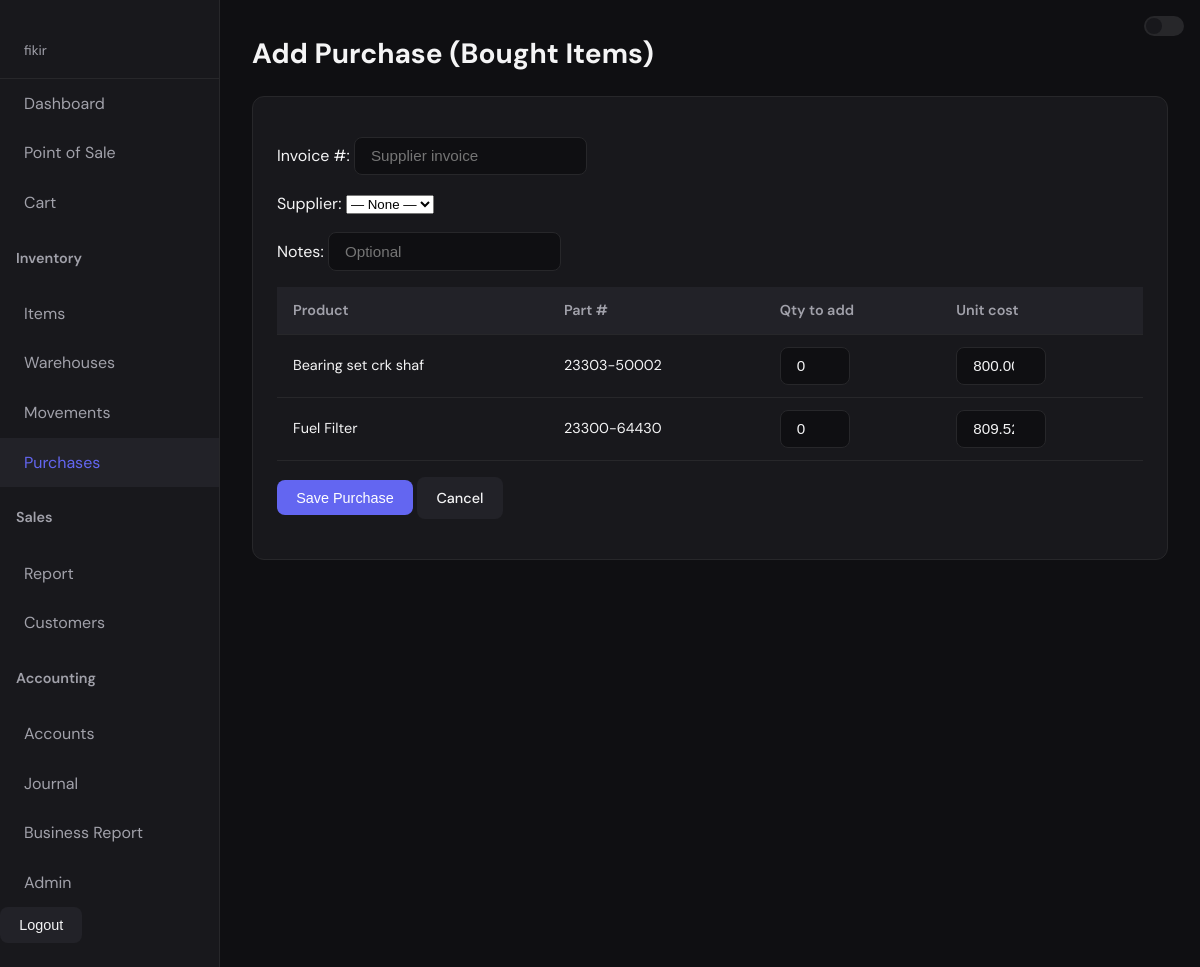
The app's page /inventory/purchases/add/ (signed in) with its own data.
### inventory/models.py (models this page shows, shortened)
class Product(models.Model):
    sku = models.CharField(max_length=50, unique=True, blank=True, help_text="Stock keeping unit")
    part_number = models.CharField(max_length=50, blank=True, help_text="OEM number")
    name = models.CharField(max_length=100)
    brand = models.CharField(max_length=50, blank=True)
    category = models.ForeignKey(Category, on_delete=models.SET_NULL, null=True, blank=True)
    quantity = models.PositiveIntegerField(default=0)
    reorder_level = models.PositiveIntegerField(default=0, help_text="Quantity at which to reorder")
    cost_price = models.FloatField(default=0)
    selling_price = models.FloatField()
    wholesale_price = models.FloatField(default=0)
    location = models.CharField(max_length=150, blank=True, help_text="Physical storage location (shelf, bin)")
    purpose = models.CharField(max_length=150, blank=True, help_text="Part purpose e.g. DIFFERENTIAL PINION")
    vehicle_application = models.TextField(blank=True, help_text="Car/vehicle types this part fits")
    compatibilities = models.ManyToManyField(
        "CarModel",
        blank=True,
        related_name="compatible_products",
        help_text="Vehicle models this part fits"
    )
    LOW_STOCK_THRESHOLD = 5

### inventory/views.py (the view, shortened to what this page needs)
# urls.py: path("purchases/add/", views.purchase_add, name="purchase_add"),
@login_required
def purchase_add(request):
    products = Product.objects.select_related("category").order_by("name")
    suppliers = Supplier.objects.order_by("name")
    return render(request, "inventory/purchase_add.html", {
        "products": products,
        "suppliers": suppliers,
    })

### inventory/templates/inventory/purchase_add.html (shortened to what this page needs)
{% extends "base.html" %}
{% block content %}
<h1>Add Purchase (Bought Items)</h1>
<div class="card">
    <form method="post">
        <p><label>Invoice #: <input type="text" name="invoice_number" placeholder="Supplier invoice"></label></p>
        <p>
            <label>Supplier: <select name="supplier">
                <option value="">— None —</option>
            </select></label>
        </p>
        <p><label>Notes: <input type="text" name="notes" placeholder="Optional"></label></p>
        <table style="margin-top: 1rem;">
            <thead>
                <tr>
                    <th>Product</th>
                    <th>Part #</th>
                    <th>Qty to add</th>
                    <th>Unit cost</th>
                </tr>
            </thead>
            <tbody>
                {% for p in products %}
                <tr>
                    <td>{{ p.name }}</td>
                    <td>{{ p.part_number|default:"—" }}</td>
                    <td><input type="number" name="qty_{{ p.id }}" min="0" value="0" style="width: 70px;"></td>
                    <td><input type="number" name="cost_{{ p.id }}" step="0.01" min="0" value="{{ p.cost_price|floatformat:2 }}" style="width: 90px;"></td>
                </tr>
                {% empty %}
                <tr><td colspan="4">No products. <a href="{% url 'import_inventory' %}">Import inventory</a> first.</td></tr>
                {% endfor %}
            </tbody>
        </table>
        <p style="margin-top: 1rem;">
            <button type="submit" class="btn">Save Purchase</button>
            <a href="{% url 'purchase_list' %}" class="btn btn-secondary">Cancel</a>
        </p>
    </form>
</div>
{% endblock %}

### templates/base.html (shortened to what this page needs)
<!DOCTYPE html>
<html lang="en">
<head>
</head>
<body>
    <div class="theme-switch-container">
        <label class="switch">
            <span class="slider round"></span>
        </label>
    </div>
    <div class="layout">
        {% if user.is_authenticated %}
        <nav>
            <div class="nav-user">{{ user.get_username }}</div>
            <a href="{% url 'dashboard' %}" class="{% if request.resolver_match.url_name == 'dashboard' %}active{% endif %}">Dashboard</a>
            <a href="{% url 'pos' %}" class="{% if request.resolver_match.url_name == 'pos' %}active{% endif %}">Point of Sale</a>
            <a href="{% url 'cart' %}" class="{% if request.resolver_match.url_name == 'cart' %}active{% endif %}">Cart</a>
            <h4 style="margin-left:1rem; color:var(--text-muted); font-weight:600; font-size:0.9rem;">Inventory</h4>
            <a href="{% url 'product_list' %}" class="{% if request.resolver_match.url_name == 'product_list' or request.resolver_match.url_name == 'import_inventory' %}active{% endif %}">Items</a>
            <a href="{% url 'warehouse_list' %}" class="{% if request.resolver_match.url_name == 'warehouse_list' %}active{% endif %}">Warehouses</a>
            <a href="{% url 'stockmovement_list' %}" class="{% if request.resolver_match.url_name == 'stockmovement_list' %}active{% endif %}">Movements</a>
            <a href="{% url 'purchase_list' %}" class="{% if request.resolver_match.url_name == 'purchase_list' or request.resolver_match.url_name == 'purchase_add' %}active{% endif %}">Purchases</a>
            <h4 style="margin-left:1rem; color:var(--text-muted); font-weight:600; font-size:0.9rem;">Sales</h4>
            <a href="{% url 'sales_report' %}" class="{% if request.resolver_match.url_name == 'sales_report' %}active{% endif %}">Report</a>
            <a href="{% url 'customer_list' %}" class="{% if request.resolver_match.url_name == 'customer_list' %}active{% endif %}">Customers</a>
            <h4 style="margin-left:1rem; color:var(--text-muted); font-weight:600; font-size:0.9rem;">Accounting</h4>
            <a href="{% url 'account_list' %}" class="{% if request.resolver_match.url_name == 'account_list' %}active{% endif %}">Accounts</a>
            <a href="{% url 'journalentry_list' %}" class="{% if request.resolver_match.url_name == 'journalentry_list' %}active{% endif %}">Journal</a>
            <a href="{% url 'business_report' %}" class="{% if request.resolver_match.url_name == 'business_report' %}active{% endif %}">Business Report</a>
            {% if user.is_staff %}
            <a href="/admin/">Admin</a>
            {% endif %}
            <form method="post" action="{% url 'logout' %}" style="margin-top:auto;">
                <button type="submit" class="btn btn-secondary">Logout</button>
            </form>
        </nav>
        {% else %}
        <nav>
            <a href="{% url 'login' %}" class="btn btn-secondary" style="margin:1rem;">Login</a>
        </nav>
        {% endif %}
        <main>
            {% block content %}{% endblock %}
        </main>
    </div>
</body>
</html>

### templates/base.html (style rules this page uses)
.theme-switch-container { position: fixed; top: 1rem; right: 1rem; z-index: 1000; }
.switch { position: relative; display: inline-block; width: 40px; height: 20px; }
.slider { position: absolute; cursor: pointer; top: 0; left: 0; right: 0; bottom: 0; background-color: var(--border); transition: .4s; border-radius: 20px; }
.slider:before { position: absolute; content: ""; height: 16px; width: 16px; left: 2px; bottom: 2px; background-color: var(--bg-card); transition: .4s; border-radius: 50%; }
:root { --bg: #0f0f12; --bg-card: #18181c; --bg-hover: #222228; --accent: #6366f1; --accent-hover: #818cf8; --text: #f4f4f5; --text-muted: #a1a1aa; --border: #27272a; --success: #22c55e; --error: #ef4444; }
* { box-sizing: border-box; }
body { font-family: 'DM Sans', sans-serif; background: var(--bg); color: var(--text); margin: 0; min-height: 100vh; line-height: 1.6; }
.layout { display: flex; min-height: 100vh; }
nav { width: 220px; background: var(--bg-card); border-right: 1px solid var(--border); padding: 1.5rem 0; }
nav a { display: block; padding: 0.75rem 1.5rem; color: var(--text-muted); text-decoration: none; transition: all 0.2s; }
nav a:hover, nav a.active { color: var(--accent); background: var(--bg-hover); }
main { flex: 1; padding: 2rem; max-width: 1200px; margin: 0 auto; }
.card { background: var(--bg-card); border: 1px solid var(--border); border-radius: 12px; padding: 1.5rem; margin-bottom: 1.5rem; }
h1, h2 { margin-top: 0; }
h1 { font-size: 1.75rem; }
table { width: 100%; border-collapse: collapse; font-size: 0.9rem; }
th, td { padding: 0.75rem 1rem; text-align: left; border-bottom: 1px solid var(--border); }
th { background: var(--bg-hover); color: var(--text-muted); font-weight: 600; }
.btn { display: inline-block; padding: 0.6rem 1.2rem; background: var(--accent); color: white; border: none; border-radius: 8px; font-size: 0.9rem; font-weight: 500; cursor: pointer; text-decoration: none; transition: background 0.2s; }
.btn-secondary { background: var(--bg-hover); color: var(--text); }
input[type="text"], input[type="number"], input[type="password"], input[type="date"] { padding: 0.6rem 1rem; background: var(--bg); border: 1px solid var(--border); border-radius: 8px; color: var(--text); font-size: 0.95rem; }
.nav-user { padding: 1rem 1.5rem; font-size: 0.85rem; color: var(--text-muted); border-bottom: 1px solid var(--border); }

### records on screen
Product: name "Bearing set crk shaf", part_number "23303-50002", cost_price "800.00"
Product: name "Fuel Filter", part_number "23300-64430", cost_price "809.52"

### other values on screen
{{ user.get_username }} "fikir"
